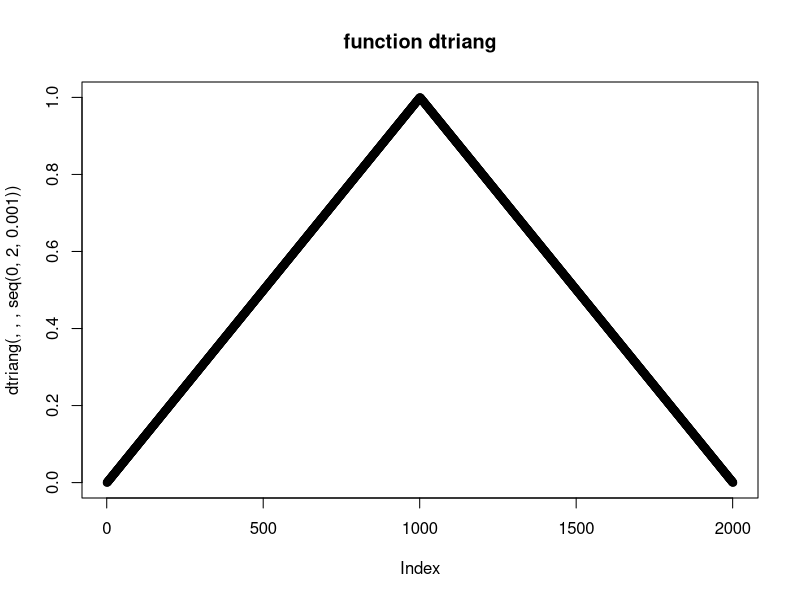
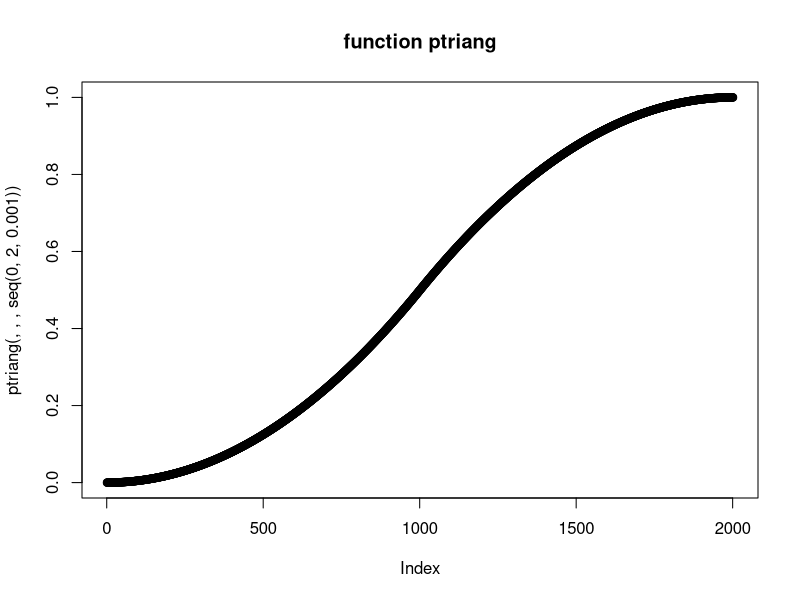
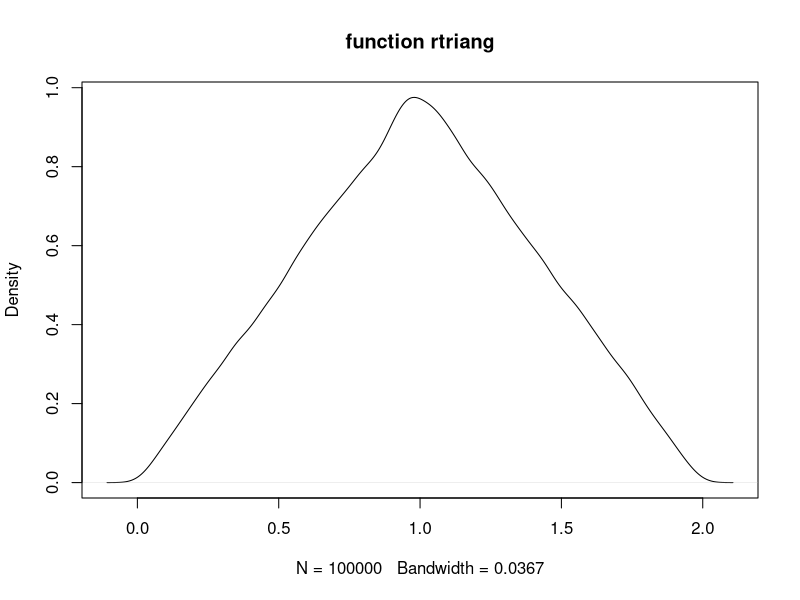

Here is the R script that generated these plots, in order:
#All these three functions are based on what we derive before.

#function dtriang()

dtriang = function(a = 0 , b = 2 , c=1 , X){
  fun = c( 1:length(X))
  for( i in 1:length(X) ){
    if (X[i] >= a & X[i] < c) 
      fun[i] = 2*(X[i] - a) / ( (b - a) * (c - a) )
    else if(X[i] >= c & X[i] <= b)
      fun[i] = 2*(b - X[i]) / ( (b - a) * (b - c) )
    else
      fun[i] = 0
  }
  fun
}

plot(dtriang(,,,seq(0,2,0.001)), main = ("function dtriang"))

#function ptriang()


ptriang = function(a = 0 ,b = 2 ,c = 1 , X){
  Fun=c(1:length(X))
  for( i in 1:length(X) ){
    if( X[i] <= a)
      Fun[i] = 0
    else if (X[i] >= a & X[i] < c) 
      Fun[i] = (X[i] - a)*dtriang(a = a, b = b, c = c, X = X[i]) / 2
    else if(X[i] >= c & X[i] <= b)
      Fun[i] = (b - a )*dtriang(a = a, b = b, c =c , X = c) / 2 - (b - X[i]) * 
        dtriang(a = a, b = b, c = c, X = X[i]) / 2
    else
      Fun[i] = 1
  }
  Fun
}

plot(ptriang(,,,seq(0,2,0.001)), main = ("function ptriang"))
#function rtriang()

#function inverse CDF
inCDF = function (a = 0 , b = 2 , c = 1, X){
  inF = c(1:length(X))
  for( i in 1:length(X) ) {
    if( X[i] < 0)  return(sprintf( "x<%f" , a ))
    else if(X[i] >= ptriang(a = a, b = b, c = c, X = a) & X[i] < ptriang(a = a, b = b, c = c, X = c))
      inF[i] = a + sqrt( (b - a) * (c - a) * X[i])
    else if(X[i] >= ptriang(a = a, b = b, c = c, X = c) & X[i] <= ptriang(a = a, b = b, c = c, X = b))
      inF[i] = b - sqrt( (b - a) * (b - c) * (1 - X[i]))
    else if(X[i] > 1) return(sprintf( "x>%f" , b ))
  }
  inF
}

#use inCDF to samply from a Triangular distribution
rtriang = function (n = 1, a = 0, b = 2,c = 1){
  x = runif(n,0,1)
  inCDF(a = a, b = b, c = c, X = x)
}

plot(density(rtriang(100000)), main = ("function rtriang"))
